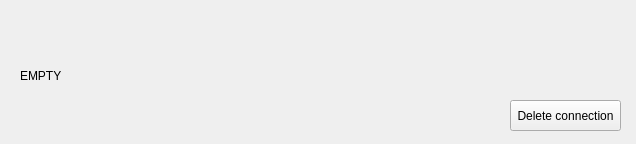
<?xml version="1.0" encoding="UTF-8"?>
<ui version="4.0">
 <class>Connection</class>
 <widget class="QWidget" name="Connection">
  <property name="geometry">
   <rect>
    <x>0</x>
    <y>0</y>
    <width>636</width>
    <height>144</height>
   </rect>
  </property>
  <property name="windowTitle">
   <string>Form</string>
  </property>
  <widget class="QLabel" name="label">
   <property name="geometry">
    <rect>
     <x>20</x>
     <y>40</y>
     <width>601</width>
     <height>71</height>
    </rect>
   </property>
   <property name="text">
    <string>EMPTY</string>
   </property>
  </widget>
  <widget class="QLabel" name="label_2">
   <property name="geometry">
    <rect>
     <x>300</x>
     <y>110</y>
     <width>49</width>
     <height>16</height>
    </rect>
   </property>
   <property name="text">
    <string/>
   </property>
  </widget>
  <widget class="QPushButton" name="pushButton">
   <property name="geometry">
    <rect>
     <x>510</x>
     <y>100</y>
     <width>111</width>
     <height>31</height>
    </rect>
   </property>
   <property name="text">
    <string>Delete connection</string>
   </property>
  </widget>
 </widget>
 <resources/>
 <connections/>
</ui>
